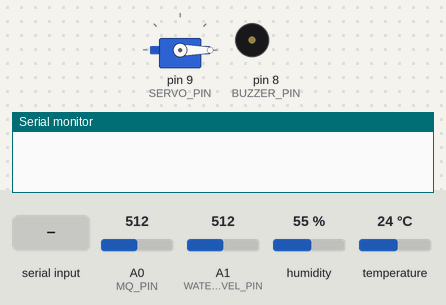
Bench run of a sketch on a simulated Arduino Uno, built with avr-gcc and run on an emulated ATmega328P. On the bench: servo, buzzer (waves = sounding, pin HIGH), the last lines printed to the serial monitor. Inputs (shaded band) come from the test bench; at power-on: A0 (MQ_PIN) = 512, A1 (WATER_LEVEL_PIN) = 512, humidity 55 %, temperature 24 °C.

Above: at 3.2 s.
3.3 s: "B" received over Serial
At 3.6 s:
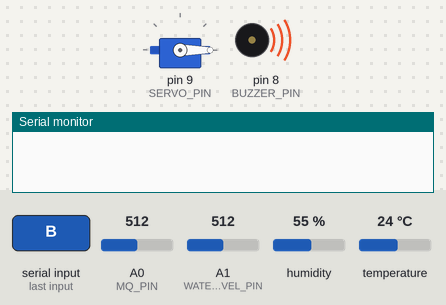
4.8 s: "R" received over Serial
At 6.0 s:
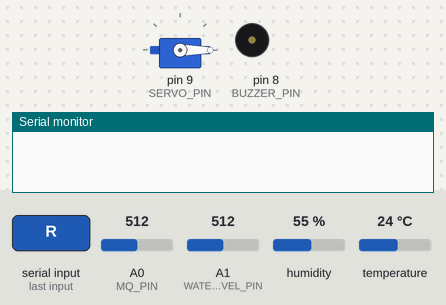
6.3 s: "S" received over Serial
At 15.6 s:
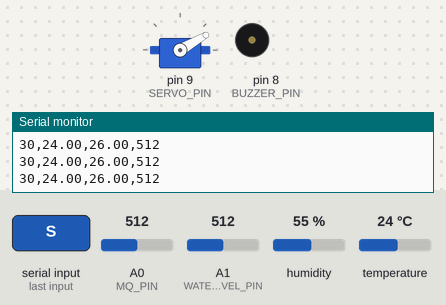
Timing chart, 0 to 19.8 s (numbered marks = the images above; inputs shaded):
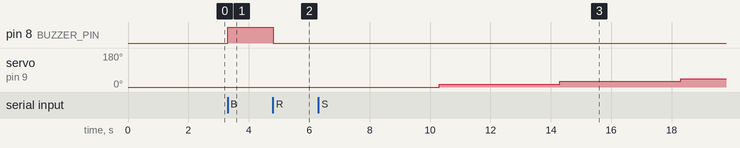

Measured:
- after the input at 3.3 s, pin 8 (BUZZER_PIN): LOW → HIGH at once
- after the input at 4.8 s, pin 8 (BUZZER_PIN): HIGH → LOW at once
- after the input at 6.3 s, servo on pin 9 (SERVO_PIN): 0° → 15° after 4.0 s, → 30° 4.0 s later, → 45° 4.0 s later

The sketch:

hardware_file.ino
```cpp
#include <Servo.h>
#include "DHT.h"

#define DHTPIN 2
#define DHTTYPE DHT11 // Set to DHT11 for your specific sensor
#define WATER_LEVEL_PIN A1
#define MQ_PIN A0
#define BUZZER_PIN 8
#define SERVO_PIN 9

Servo probeServo;
DHT dht(DHTPIN, DHTTYPE);

int levels[] = {0, 15, 30, 45, 60, 75, 90, 105, 120, 135, 150, 165, 180};
bool isScanning = false;
int currentStep = 0;
unsigned long lastMoveTime = 0;
unsigned long lastStreamTime = 0;
const int moveDelay = 4000;
const int streamInterval = 500;

float lastValidTemp = 25.0;

// Refined Moisture Logic: Inverting the map
// High raw value (air) = 0%, Low raw value (water) = 100%
float scaleMoisture(float raw) {
  float scaled = map(raw, 700, 0, 0, 100);
  return constrain(scaled, 0.0, 100.0);
}

void setup() {
  Serial.begin(9600);
  dht.begin();
  probeServo.attach(SERVO_PIN);
  pinMode(BUZZER_PIN, OUTPUT);
  digitalWrite(BUZZER_PIN, LOW);
  probeServo.write(0);
  delay(2000);
}

void loop() {
  if (Serial.available() > 0) {
    char command = Serial.read();
    if (command == 'S') { isScanning = true; currentStep = 0; lastMoveTime = millis(); }
    else if (command == 'R') { isScanning = false; digitalWrite(BUZZER_PIN, LOW); probeServo.write(0); }
    else if (command == 'B') { digitalWrite(BUZZER_PIN, HIGH); }
    else if (command == 'N') { digitalWrite(BUZZER_PIN, LOW); }
  }

  if (isScanning) {
    if (millis() - lastStreamTime >= streamInterval) {
      // Correct Digital Read for Temperature
      float t = dht.readTemperature();

      if (isnan(t) || t > 100) {
        t = lastValidTemp;
      } else {
        lastValidTemp = t;
      }

      int rawW = analogRead(WATER_LEVEL_PIN);
      int voc = analogRead(MQ_PIN);

      float m = scaleMoisture(rawW);

      // Send clean data: Depth, Temp(C), Moisture(%), Gas(Raw)
      Serial.print(levels[currentStep]); Serial.print(",");
      Serial.print(t); Serial.print(",");
      Serial.print(m); Serial.print(",");
      Serial.println(voc);

      lastStreamTime = millis();
    }

    if (millis() - lastMoveTime >= moveDelay) {
      if (currentStep < 12) {
        currentStep++;
        probeServo.write(levels[currentStep]);
        lastMoveTime = millis();
      } else { isScanning = false; }
    }
  }
}
```
